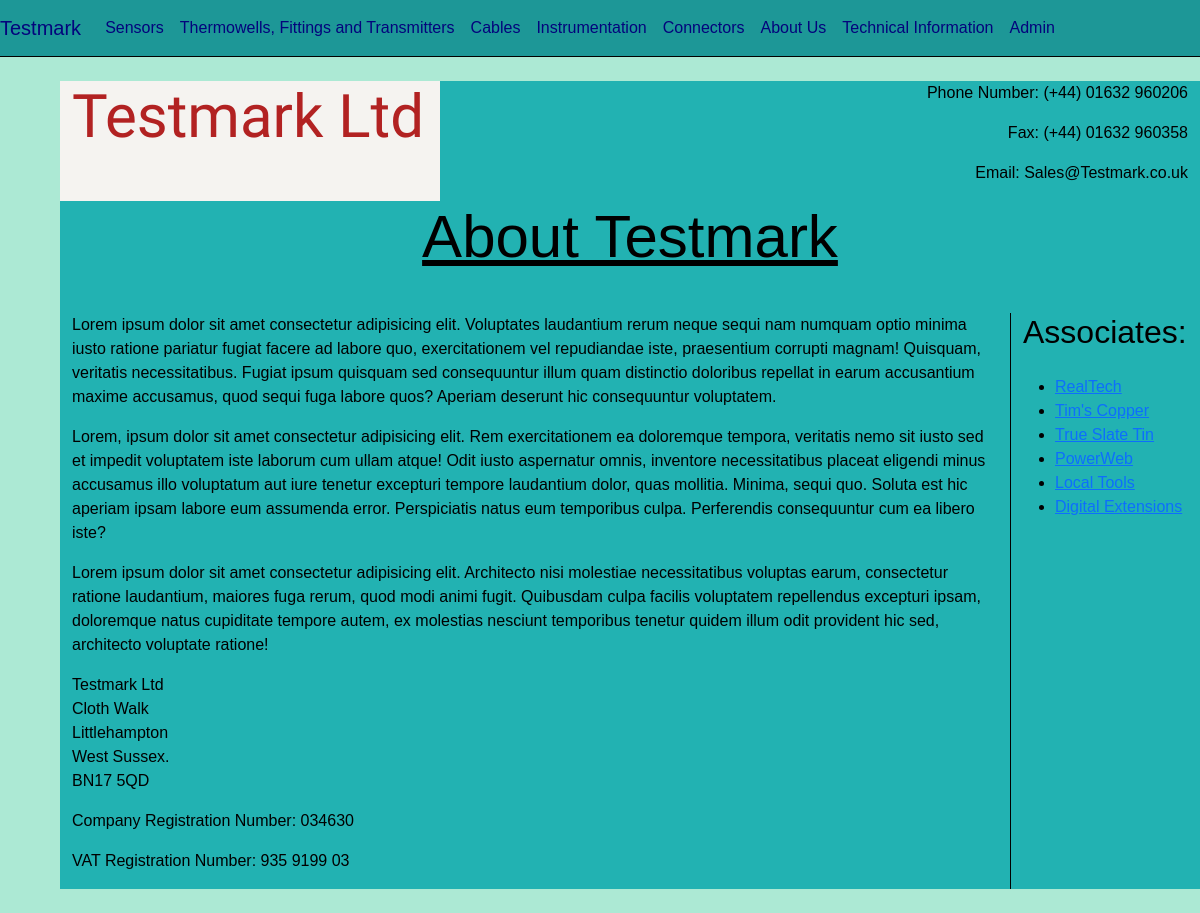
Screenshot of /Testmark-about.php with the database file from the repository.
### tables this page shows
CREATE TABLE `category` (
  `id` int(11) NOT NULL,
  `name` varchar(50) NOT NULL,
  `body` text NOT NULL
);

CREATE TABLE `associate` (
  `id` int(11) NOT NULL,
  `name` varchar(50) NOT NULL,
  `link` varchar(200) NOT NULL
);

### Testmark-about.php (the view, shortened to what this page needs)
<?php
include_once("connection.php");
include("commonHead.php");
?>
</head>
<?php include("commonNav.php") ?>
<div class="container">
    <div class="row" id="Top">
        <div class="col-md-4 col-sm-6 col-xs-12" id="c1">
            <h1 id="logo">Testmark Ltd</h1>
        </div>
        <div class="col-md-8 col-sm-6 col-xs-12" id="c2">
            <p>
                Phone Number: (+44) 01632 960206
            <p>
                Fax: (+44) 01632 960358
            </p>
            <p>
                Email: Sales@Testmark.co.uk
            </p>
        </div>
    </div>
    <div class="row">
        <div class="col-12" id="c12">
            <h1 id="About">About Testmark</h1>
        </div>
    </div>
    <div class="row">
        <div class="col-md-10 col-sm-8 col-xs-12" id="c13">
            <p>Lorem ipsum dolor sit amet consectetur adipisicing elit. Voluptates laudantium rerum neque sequi nam
                numquam optio minima iusto ratione pariatur fugiat facere ad labore quo, exercitationem vel
                repudiandae iste, praesentium corrupti magnam! Quisquam, veritatis necessitatibus. Fugiat ipsum
                quisquam sed consequuntur illum quam distinctio doloribus repellat in earum accusantium maxime
                accusamus, quod sequi fuga labore quos? Aperiam deserunt hic consequuntur voluptatem.</p>
            <p>Lorem, ipsum dolor sit amet consectetur adipisicing elit. Rem exercitationem ea doloremque tempora,
                veritatis nemo sit iusto sed et impedit voluptatem iste laborum cum ullam atque! Odit iusto
                aspernatur omnis, inventore necessitatibus placeat eligendi minus accusamus illo voluptatum aut iure
                tenetur excepturi tempore laudantium dolor, quas mollitia. Minima, sequi quo. Soluta est hic aperiam
                ipsam labore eum assumenda error. Perspiciatis natus eum temporibus culpa. Perferendis consequuntur
                cum ea libero iste?</p>
            <p>Lorem ipsum dolor sit amet consectetur adipisicing elit. Architecto nisi molestiae necessitatibus
                voluptas earum, consectetur ratione laudantium, maiores fuga rerum, quod modi animi fugit. Quibusdam
                culpa facilis voluptatem repellendus excepturi ipsam, doloremque natus cupiditate tempore autem, ex
                molestias nesciunt temporibus tenetur quidem illum odit provident hic sed, architecto voluptate
                ratione!</p>
            <address>
                Testmark Ltd <br>
                Cloth Walk <br>
                Littlehampton <br>
                West Sussex. <br>
                BN17 5QD
            </address>
            <p>Company Registration Number: 034630</p>
            <p>VAT Registration Number: 935 9199 03</p>
        </div>
        <div class="col-md-2 col-sm-4 col-xs-12" id="c14">
            <h2>Associates:</h2>
            <ul>
                <?php
                $querry = "SELECT * FROM associate";
                $result = $db->query($querry);
                foreach ($result as $row) {
                    echo "<li><a href='" . $row['link'] . "'>" . $row['name'] . "</a></li>";
                }
                ?>
            </ul>
        </div>
    </div>
</div>
</body>
</html>

### commonNav.php
<?php
require_once("connection.php");
echo '<body>
<nav class="navbar navbar-expand-md" id="NN">
    <a href="index.php" class="navbar-brand" id="Brand">Testmark</a>
    <ul class="navbar-nav">';
$querry = "SELECT * from category";
$result = $db->query($querry);
foreach ($result as $row) {
    echo '<li class="nav-item">
    <a href="testmark-' . $row['name'] . '.php' . '" class="nav-link" id="NavL">' . $row['name'] . '</a>
    </li>';
}
echo '<li class="nav-item">
<a href="Testmark-about.php" class="nav-link" id="NavL5">About Us</a>
</li>
<li class="nav-item">
<a href="Testmark-technical.php" class="nav-link" id="NavL6">Technical Information</a>
</li>
<li class="nav-item">
<a href="testmark-admin.php" class="nav-link" id="NavL6">Admin</a>
</li>
</ul>
</nav>';

### Testmark-styles.css (style rules this page uses)
body { background-color: #ace9d4; font-family: Helvetica, Arial, sans-serif; color: black; font-size: 1rem; }
h1 { font-size: 3.75rem; }
h2 { padding-bottom: 1rem; }
#logo { font-family: "Catamaran", sans-serif; color: firebrick; }
.container { margin-top: 2%; margin-bottom: 2%; margin-left: 5%; margin-right: 5%; }
#c1 { background-color: #f5f3f0; }
#c2 { background-color: #22b2b2; text-align: right; }
#c5, #c14 { border-left: 0.1rem black solid; }
#NN { background-color: #1d9797; border-bottom: 0.1rem black solid; margin: 0%; padding-right: 0%; border-right: 0rem; }
#Brand, #NavL, #NavL1, #NavL2, #NavL3, #NavL4, #NavL5, #NavL6 { color: #04047c; }
#c6, #c8, #c12, #c15, .title, #c17 { background-color: #22b2b2; text-align: center; padding-bottom: 2rem; }
#ProductT1, #IDC1, #About, .titleText, #Tech { text-decoration: underline; }
#f1, #f2, #f3, #f4, #f5, #c13, #c14, #c16 { background-color: #22b2b2; }

### rows the page displays
category: name "Sensors"
category: name "Thermowells, Fittings and Transmitters"
category: name "Cables"
category: name "Instrumentation"
category: name "Connectors"
associate: name "RealTech"
associate: name "Tim's Copper"
associate: name "True Slate Tin"
associate: name "PowerWeb"
associate: name "Local Tools"
associate: name "Digital Extensions"
